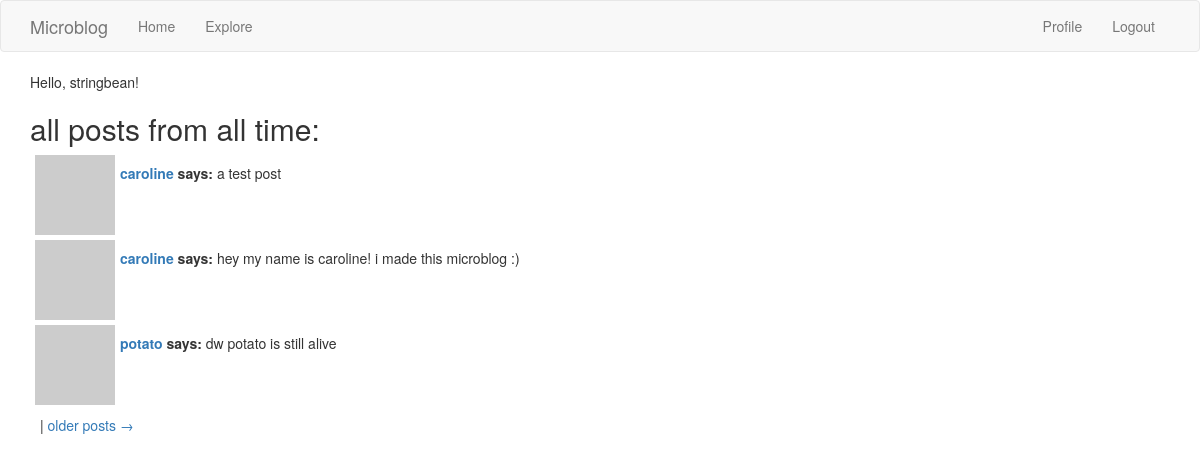
The page /explore (signed in) on the database its author committed.
### app/models.py (models this page shows, shortened)
class User(UserMixin, db.Model):
    id = db.Column(db.Integer, primary_key=True)
    username = db.Column(db.String(64), index=True, unique=True)
    email = db.Column(db.String(120), index=True, unique=True)
    password_hash = db.Column(db.String(128))
    posts = db.relationship('Post', backref='author', lazy='dynamic')
    about_me = db.Column(db.String(140))
    last_seen = db.Column(db.DateTime, default=datetime.utcnow)
    followed = db.relationship(
        'User', secondary=followers,
        primaryjoin=(followers.c.follower_id == id),
        secondaryjoin=(followers.c.followed_id == id),
        backref=db.backref('followers', lazy='dynamic'), lazy='dynamic')
    def avatar(self, size):
        digest = md5(self.email.lower().encode('utf-8')).hexdigest()
        return 'https://www.gravatar.com/avatar/{}?d=identicon&s={}'.format(digest, size)

class Post(db.Model):
    __searchable__ = ['body']
    id = db.Column(db.Integer, primary_key=True)
    body = db.Column(db.String(140))
    timestamp = db.Column(db.DateTime, index=True, default=datetime.utcnow)
    user_id = db.Column(db.Integer, db.ForeignKey('user.id'))

### app/routes.py (the view)
@app.route('/explore')
@login_required
def explore():
    page = request.args.get('page', 1, type=int)
    posts = Post.query.order_by(Post.timestamp.desc()).paginate(page, app.config['POSTS_PER_PAGE'], False)
    next_url = url_for('explore', page=posts.next_num) if posts.has_next else None
    prev_url = url_for('explore', page=posts.prev_num) if posts.has_prev else None
    return render_template('index.html', title='explore', posts=posts.items, next_url=next_url, prev_url=prev_url)

### app/models.py (called while the page is built)
@login.user_loader
def load_user(id):
    return User.query.get(int(id))

### app/routes.py (called while the page is built)
@app.before_request
def before_request():
    if current_user.is_authenticated:
        current_user.last_seen = datetime.utcnow()
        db.session.commit()

### app/templates/index.html (shortened to what this page needs)
{% extends "base.html" %} {% block app_content %}
<body>
  <p>Hello, {{ current_user.username }}!</p>
  {% if form %}
  <h2>posts:</h2>
  {% else %}
  <h2>all posts from all time:</h2>
  {% endif %}
  {% for post in posts %}
    {% include '_post.html' %}
  {% endfor %}
  <div class="prev-next-nav">
    <span>| </span>
    {% if next_url %}
      <a href="{{ next_url }}">older posts &rarr;</a>
    {% endif %}
  </div>
</body>
{% endblock %}

### app/templates/_post.html
<table class="user-icon">
    <tr valign="top">
        <td><img src="{{ post.author.avatar(36) }}"></td>
        <td><span><a href="{{ url_for('user', username=post.author.username) }}"><b>{{ post.author.username }}</a> says: </b>{{ post.body }}</span></td>
    </tr>
</table>

### app/templates/styles.css (style rules this page uses)
.user-icon { margin: 5px; }
.user-icon img { margin-right: 5px; }
.user-icon span { height: 36px; line-height: 36px; white-space: nowrap; }
.prev-next-nav { margin: 10px; }

### rows shown on the page
User: username "stringbean"
Post: author.username "caroline", body "a test post"
Post: author.username "caroline", body "hey my name is caroline! i made this microblog :)"
Post: author.username "potato", body "dw potato is still alive"
